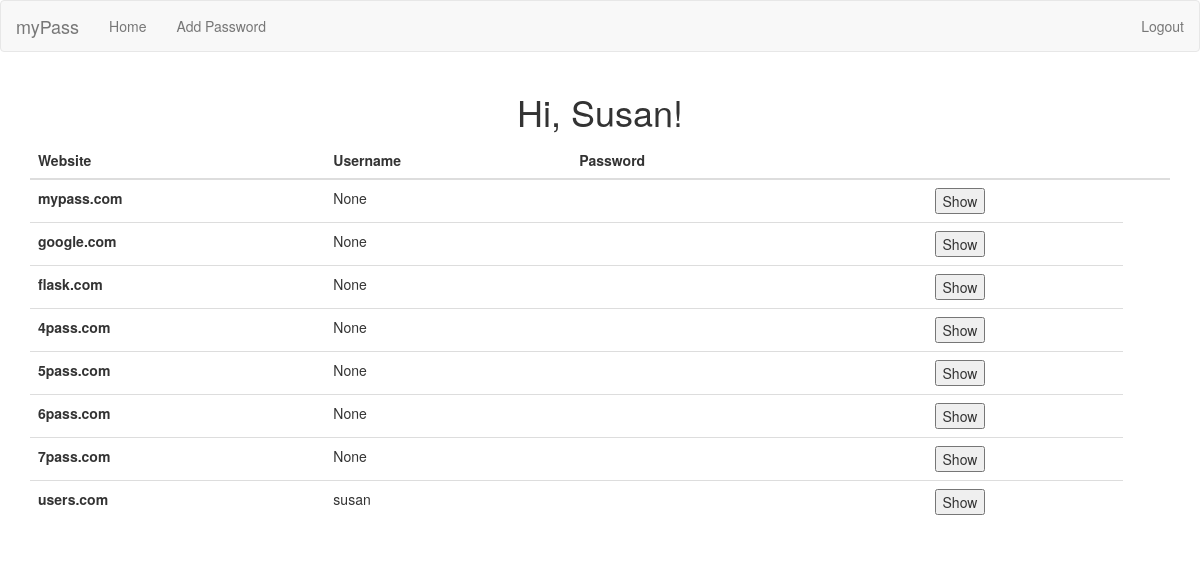
The page / (signed in) on the database its author committed.
### models.py (models this page shows, shortened)
class User(UserMixin, db.Model):
    __tablename__ = "users"
    id = db.Column(db.Integer, primary_key=True)
    username = db.Column(db.String(64), index=True, unique=True)
    email = db.Column(db.String(120), index=True, unique=True)
    password_hash = db.Column(db.String(128))
    passwords = db.relationship('Password', backref="user", lazy='dynamic')

class Password(db.Model):
    __tablename__ = "passwords"
    id = db.Column(db.Integer, primary_key=True)
    site = db.Column(db.String(256))
    s_un = db.Column(db.String(256))
    s_pass = db.Column(db.String(500))
    user_id = db.Column(db.Integer, db.ForeignKey("users.id"))

### routes.py (the view)
@app.route('/', methods=["GET", "POST"])
@login_required
def index():
    ppp = app.config["POSTS_PER_PAGE"]
    page = request.args.get('page', 1, type=int)
    passwords = current_user.passwords.paginate(
        page, ppp, True)
    all_pass = current_user.passwords.all()
    l = len(all_pass)
    isint = (l / ppp).is_integer()
    if isint:
        num_pages = (l / ppp)
    else:
        num_pages = int((l / ppp)) + 1
    next_url = url_for('index', page=passwords.next_num) \
        if passwords.has_next else None
    prev_url = url_for('index', page=passwords.prev_num) \
        if passwords.has_prev else None
    return render_template('index.html', passwords=passwords.items, next_url=next_url,
                           prev_url=prev_url, num_pages=int(num_pages))

### models.py (called while the page is built)
@login.user_loader
def load_user(id):
    return User.query.get(int(id))

### templates/index.html (shortened to what this page needs)
{% extends "layout.html" %}
{% import "bootstrap/wtf.html" as wtf %}
{% block app_content %}
<h1>Hi, {{ current_user.username.capitalize() }}!</h1>
<table class="table">
    <thead>
        <tr>
            <th scope="col">Website</th>
            <th scope="col">Username</th>
            <th scope="col">Password</th>
            <th scope="col"></th>
            <th scope="col"></th>
        </tr>
    </thead>
    <tbody>
        {% for pass in passwords %}
        <tr>
            <th scope="row">{{ pass.site }}</th>
            <td scope="row">{{ pass.s_un }}</th>
            <td> <button type="button" id="button{{pass.id}}" onclick="hide({{pass.id}})">Show</button> </td>
        </tr>
        {% endfor %}
    </tbody>
</table>
{% endblock %}

### static/mystyle.css (style rules this page uses)
h1 { text-align: center; }

### rows shown on the page
User: username "Susan"
Password: site "mypass.com", s_un "None"
Password: site "google.com", s_un "None"
Password: site "flask.com", s_un "None"
Password: site "4pass.com", s_un "None"
Password: site "5pass.com", s_un "None"
Password: site "6pass.com", s_un "None"
Password: site "7pass.com", s_un "None"
Password: site "users.com", s_un "susan"
